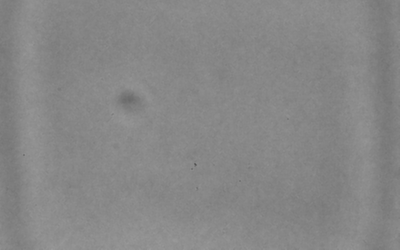
#> input picture example/Jin_17_01_56_002.tiff, 400 x 250 px
$ python cli.py --folder ../../example --output out.png
#> lines starting #> are read from the running program, lines starting #| are printed output that depends on the picture; after the words box and inside, x2 and y2 are one past the last pixel; in counts of white or black regions, pixels touching at a corner belong together
### src/bubbletrack/model/image_io.py
"""Image scanning, loading, normalisation and adaptive binarisation."""

from __future__ import annotations

import logging
import os
import re
from pathlib import Path

import cv2
import numpy as np

from bubbletrack.model.conventions import roi_to_slice

logger = logging.getLogger(__name__)


class ImageLoadError(Exception):
    """Raised when an image file cannot be loaded or is corrupted."""


# Supported extensions in priority order
_EXTENSIONS = (".tiff", ".tif", ".png", ".jpg", ".jpeg", ".bmp")

# Video file extensions
VIDEO_EXTS = {".avi", ".mp4", ".mov", ".mkv"}


def is_video_file(path: str) -> bool:
    """Return True if *path* has a recognised video extension."""
    return Path(path).suffix.lower() in VIDEO_EXTS


def _natural_sort_key(s: str):
    """Sort key that handles embedded numbers naturally."""
    return [
        int(part) if part.isdigit() else part.lower()
        for part in re.split(r"(\d+)", s)
    ]


def scan_folder(folder: str) -> list[str]:
    """Return sorted image paths from *folder*.

    Scans for the first extension group that has files, in priority order
    (tiff > tif > png > jpg > bmp).  Files are natural-sorted by name.

    Validates that *folder* is an existing directory and skips symlinked
    files during iteration to avoid following potentially unsafe links.
    """
    p = Path(folder).resolve()
    if not p.is_dir():
        logger.warning("Not a directory: %s", folder)
        return []

    folder_str = str(p)
    for ext in _EXTENSIONS:
        files = []
        for f in p.iterdir():
            if f.is_symlink():
                logger.warning("Skipping symlink: %s", f)
                continue
            if f.name.lower().endswith(ext):
                files.append(str(f))
        if files:
            files.sort(key=lambda fp: _natural_sort_key(os.path.basename(fp)))
            return files
    return []


# [8 lines left out: function detect_bit_depth, not called in this run]


class VideoFrameReader:
    """Lazy frame reader for video files using OpenCV VideoCapture."""

    # [7 lines left out: function __init__, not called in this run]

    @property
    def total_frames(self) -> int:
        return self._total

    @property
    def fps(self) -> float:
        return self._fps

    # [23 lines left out: functions read_frame, close, not called in this run]

    def __del__(self) -> None:
        self.close()


def normalize_frame(
    raw: np.ndarray,
    sensitivity: float,
    gridx: tuple[int, int],
    gridy: tuple[int, int],
    *,
    gaussian_sigma: float = 0.0,
    clahe_clip: float = 0.0,
) -> tuple[np.ndarray, np.ndarray, np.ndarray, np.ndarray]:
    """Normalise a raw greyscale frame, adaptive-threshold, and extract ROI.

    This is the core processing pipeline extracted from ``load_and_normalize``
    so that it can be reused with frames from any source (file, video, etc.).

    Parameters
    ----------
    raw : ndarray
        Raw greyscale image (uint8 or uint16, 2-D).
    sensitivity : float
        Adaptive threshold sensitivity in [0, 1].  Higher = more white.
    gridx : (row_start, row_end)
        1-indexed inclusive row bounds for the ROI.
    gridy : (col_start, col_end)
        1-indexed inclusive column bounds for the ROI.

    Returns
    -------
    cur_img : ndarray
        Full normalised greyscale image in [0, 1].
    cur_img_binary : ndarray
        Full binary image (bool).
    cur_img_roi : ndarray
        ROI slice of *cur_img*.
    cur_img_binary_roi : ndarray
        ROI slice of *cur_img_binary*.
    """
    # Convert to greyscale if needed
    if raw.ndim == 3:
        raw = cv2.cvtColor(raw, cv2.COLOR_BGR2GRAY)

    # Normalise to [0, 1]
    img_f = raw.astype(np.float64)
    img_min, img_max = img_f.min(), img_f.max()
    if img_max > img_min:
        cur_img = (img_f - img_min) / (img_max - img_min)
    else:
        cur_img = np.zeros_like(img_f)

    # Adaptive binarisation
    # MATLAB imbinarize 'adaptive' uses local mean with a sensitivity param.
    # sensitivity=0.5 is default (no offset).  Higher sensitivity -> more white.
    # block_size must be odd
    h, w = raw.shape[:2]
    block_size = int(np.ceil(min(h, w) / 16)) * 2 + 1
    block_size = max(block_size, 3)

    # For adaptive thresholding we need uint8 input
    if raw.dtype == np.uint16:
        raw_8 = (raw / 256).astype(np.uint8)
    else:
        raw_8 = raw.astype(np.uint8)

    # Pre-threshold filters
    if gaussian_sigma > 0:
        ksize = int(np.ceil(gaussian_sigma * 3)) * 2 + 1
        raw_8 = cv2.GaussianBlur(raw_8, (ksize, ksize), gaussian_sigma)

    if clahe_clip > 0:
        clahe = cv2.createCLAHE(clipLimit=clahe_clip, tileGridSize=(8, 8))
        raw_8 = clahe.apply(raw_8)

    # MATLAB: imbinarize(img, 'adaptive', 'Sensitivity', s)
    # OpenCV adaptiveThreshold: pixel > (mean - C) => 255
    # MATLAB offset maps: C = (sensitivity - 0.5) * range_per_block
    # Approximation: C ~ (sensitivity - 0.5) * 255
    c_val = (sensitivity - 0.5) * 255.0

    binary_8 = cv2.adaptiveThreshold(
        raw_8, 255,
        cv2.ADAPTIVE_THRESH_MEAN_C,
        cv2.THRESH_BINARY,
        block_size,
        c_val,  # OpenCV: pixel > (mean - C) => white; higher C => more white
    )
    cur_img_binary = binary_8 > 0

    # Extract ROI (1-indexed inclusive -> 0-indexed exclusive)
    rs, cs = roi_to_slice(gridx, gridy)
    cur_img_roi = cur_img[rs, cs]
    cur_img_binary_roi = cur_img_binary[rs, cs]

    return cur_img, cur_img_binary, cur_img_roi, cur_img_binary_roi


def load_and_normalize(
    image_path: str,
    sensitivity: float,
    gridx: tuple[int, int],
    gridy: tuple[int, int],
    *,
    gaussian_sigma: float = 0.0,
    clahe_clip: float = 0.0,
) -> tuple[np.ndarray, np.ndarray, np.ndarray, np.ndarray]:
    """Load an image, normalise to [0,1], adaptive-threshold, and extract ROI.

    Parameters
    ----------
    image_path : str
        Path to the image file.
    sensitivity : float
        Adaptive threshold sensitivity in [0, 1].  Higher = more white.
    gridx : (row_start, row_end)
        1-indexed inclusive row bounds for the ROI.
    gridy : (col_start, col_end)
        1-indexed inclusive column bounds for the ROI.

    Returns
    -------
    cur_img : ndarray
        Full normalised greyscale image in [0, 1].
    cur_img_binary : ndarray
        Full binary image (bool).
    cur_img_roi : ndarray
        ROI slice of *cur_img*.
    cur_img_binary_roi : ndarray
        ROI slice of *cur_img_binary*.
    """
    logger.debug("Loading image: %s", image_path)
    raw = cv2.imread(image_path, cv2.IMREAD_UNCHANGED)
    if raw is None:
        logger.warning("Cannot read image: %s", image_path)
        raise ImageLoadError(
            f"Cannot read image (file may be missing or corrupted): {image_path}"
        )

    return normalize_frame(
        raw, sensitivity, gridx, gridy,
        gaussian_sigma=gaussian_sigma, clahe_clip=clahe_clip,
    )


# ---------------------------------------------------------------------------
# Preprocessing utilities
# ---------------------------------------------------------------------------

# [53 lines left out: functions subtract_background, denoise_nlm, not called in this run]

### src/bubbletrack/model/detection.py
"""Bubble detection pipeline: expand, filter, label, crop, edge-detect."""

from __future__ import annotations

import numpy as np
from scipy import ndimage
from skimage import measure, morphology

from bubbletrack.model.constants import (
    MAX_AXIS_RATIO,
    MAX_ECCENTRICITY,
    MIN_HOLE_AREA,
)


def expand_binary_image(
    bw: np.ndarray,
    bubble_cross_edges: list[bool],
) -> np.ndarray:
    """Double the image in the first non-crossing direction, filled with True.

    Parameters
    ----------
    bw : 2-D bool array
        Binary ROI image.
    bubble_cross_edges : list of 4 bool
        ``[Top, Right, Down, Left]`` — True if the bubble crosses that edge.
    """
    h, w = bw.shape
    non_cross = [not e for e in bubble_cross_edges]
    # Find first non-crossing direction (1-indexed: 1=Top, 2=Right, 3=Down, 4=Left)
    direction = None
    for i, nc in enumerate(non_cross):
        if nc:
            direction = i + 1
            break
    if direction is None:
        direction = 1  # fallback: expand top

    if direction == 1:  # Top: original goes to bottom half
        expanded = np.ones((h * 2, w), dtype=bool)
        expanded[h:2 * h, :w] = bw
    elif direction == 2:  # Right: original goes to left half
        expanded = np.ones((h, w * 2), dtype=bool)
        expanded[:h, :w] = bw
    elif direction == 3:  # Down: original goes to top half
        expanded = np.ones((h * 2, w), dtype=bool)
        expanded[:h, :w] = bw
    elif direction == 4:  # Left: original goes to right half
        expanded = np.ones((h, w * 2), dtype=bool)
        expanded[:h, w:2 * w] = bw

    return expanded


def crop_expanded_image(
    expanded: np.ndarray,
    orig_rows: int,
    orig_cols: int,
    bubble_cross_edges: list[bool],
) -> np.ndarray:
    """Reverse :func:`expand_binary_image` — crop back to original size."""
    non_cross = [not e for e in bubble_cross_edges]
    direction = None
    for i, nc in enumerate(non_cross):
        if nc:
            direction = i + 1
            break
    if direction is None:
        direction = 1

    if direction == 1:
        return expanded[orig_rows:2 * orig_rows, :orig_cols]
    elif direction == 2:
        return expanded[:orig_rows, :orig_cols]
    elif direction == 3:
        return expanded[:orig_rows, :orig_cols]
    elif direction == 4:
        return expanded[:orig_rows, orig_cols:2 * orig_cols]


def detect_bubble(
    binary_roi: np.ndarray,
    bubble_cross_edges: list[bool],
    removing_factor: int,
    gridx: tuple[int, int],
    gridy: tuple[int, int],
    removing_obj_radius: int = 0,
    *,
    opening_radius: int = 0,
    closing_radius: int = 0,
) -> tuple[np.ndarray, np.ndarray]:
    """Detect a bubble boundary in *binary_roi*.

    Parameters
    ----------
    binary_roi : 2-D bool array
        Binary image of the ROI (True = foreground/white).
    bubble_cross_edges : list of 4 bool
        ``[Top, Right, Down, Left]``.
    removing_factor : int
        Min connected-component area to keep.
    gridx, gridy : (start, end)
        1-indexed ROI bounds for coordinate conversion.
    removing_obj_radius : int
        Disk radius for morphological closing (0 = skip).

    Returns
    -------
    processed : 2-D bool array
        Processed binary mask (original ROI size) of the detected bubble.
    edge_xy : ndarray of shape (N, 2)
        ``[row, col]`` edge coordinates in **full-image** space (1-indexed).
    """
    bw = binary_roi.astype(bool)
    orig_h, orig_w = bw.shape

    # Expand for edge-crossing bubbles
    expanded = expand_binary_image(bw, bubble_cross_edges)

    # Remove small connected white areas
    expanded = morphology.remove_small_objects(
        expanded, min_size=removing_factor,
    )

    # Optional morphological opening (remove bead spurs on edges)
    if opening_radius > 0:
        selem = morphology.disk(opening_radius)
        expanded = morphology.opening(expanded, selem)

    # Optional morphological closing (fill small holes, smooth boundary)
    effective_closing = closing_radius if closing_radius > 0 else removing_obj_radius
    if effective_closing > 1:
        selem = morphology.disk(effective_closing)
        expanded = morphology.closing(expanded, selem)
        expanded = ndimage.binary_fill_holes(expanded)

    # Invert: bubble interior (dark in original) becomes foreground
    inverted = ~expanded
    labels = measure.label(inverted)
    props = measure.regionprops(labels)

    if not props:
        # No regions found — return empty
        processed = np.zeros((orig_h, orig_w), dtype=bool)
        return processed, np.empty((0, 2), dtype=np.float64)

    # Filter by shape: reject elongated / eccentric blobs
    short_side = min(inverted.shape)
    valid_props = []
    for p in props:
        if p.axis_major_length > MAX_AXIS_RATIO * short_side:
            continue
        if p.axis_minor_length > 0 and (
            p.axis_major_length > MAX_ECCENTRICITY * p.axis_minor_length
        ):
            continue
        valid_props.append(p)

    if not valid_props:
        # Fallback: use the largest region without filtering
        valid_props = props

    # Keep the largest blob
    largest = max(valid_props, key=lambda p: p.area)
    blob_mask = labels == largest.label

    # Remove small holes inside the blob
    holes = ~blob_mask
    holes_cleaned = morphology.remove_small_objects(holes, min_size=MIN_HOLE_AREA)
    blob_mask = ~holes_cleaned

    # Crop back to original ROI size
    processed = crop_expanded_image(blob_mask, orig_h, orig_w, bubble_cross_edges)
    processed = processed.astype(bool)

    # Edge detection via morphological gradient (dilation XOR original)
    selem_3x3 = np.ones((3, 3), dtype=bool)
    dilated = morphology.dilation(processed, selem_3x3)
    edge_mask = dilated ^ processed
    rows, cols = np.where(edge_mask)

    # Convert to full-image 1-indexed coordinates
    edge_xy = np.column_stack([
        rows + gridx[0],
        cols + gridy[0],
    ]).astype(np.float64)

    return processed, edge_xy

### src/bubbletrack/logging_config.py
"""Logging configuration for BubbleTrack."""

from __future__ import annotations

import logging
import sys
from pathlib import Path

LOG_FORMAT = "%(asctime)s [%(levelname)s] %(name)s: %(message)s"
LOG_DATE_FORMAT = "%Y-%m-%d %H:%M:%S"


def setup_logging(*, level: int = logging.INFO, log_dir: Path | None = None) -> None:
    """Configure root logger with console + optional file handler."""
    root = logging.getLogger("bubbletrack")
    root.setLevel(level)

    # Console handler
    console = logging.StreamHandler(sys.stderr)
    console.setFormatter(logging.Formatter(LOG_FORMAT, LOG_DATE_FORMAT))
    root.addHandler(console)

    # File handler (optional)
    if log_dir is not None:
        log_dir.mkdir(parents=True, exist_ok=True)
        fh = logging.FileHandler(log_dir / "bubbletrack.log", encoding="utf-8")
        fh.setFormatter(logging.Formatter(LOG_FORMAT, LOG_DATE_FORMAT))
        root.addHandler(fh)

### src/bubbletrack/model/conventions.py
"""Index convention helpers.

Convention summary:
- Frame indices: 0-based internally, 1-based in UI display
- ROI bounds (gridx, gridy): 1-based inclusive (MATLAB convention)
  - gridx = (row_min, row_max), gridy = (col_min, col_max)
  - To slice NumPy arrays: img[gridx[0]-1 : gridx[1], gridy[0]-1 : gridy[1]]
- Edge coordinates from detection: 1-based (row, col) in full image space
- Circle fit input/output: same coordinate space as edge coordinates
"""

from __future__ import annotations


# [16 lines left out: function clamp_roi, not called in this run]


def roi_to_slice(
    gridx: tuple[int, int], gridy: tuple[int, int]
) -> tuple[slice, slice]:
    """Convert 1-based inclusive ROI bounds to NumPy slices.

    Parameters
    ----------
    gridx : (row_min, row_max)
        1-based inclusive row bounds.
    gridy : (col_min, col_max)
        1-based inclusive column bounds.

    Returns
    -------
    (row_slice, col_slice)
        Slices suitable for ``img[row_slice, col_slice]``.
    """
    return slice(gridx[0] - 1, gridx[1]), slice(gridy[0] - 1, gridy[1])


def frame_to_display(idx: int) -> int:
    """Convert 0-based frame index to 1-based display number."""
    return idx + 1


def display_to_frame(display_num: int) -> int:
    """Convert 1-based display number to 0-based frame index."""
    return display_num - 1

### src/bubbletrack/cli.py
"""Command-line interface for headless batch bubble radius fitting."""

from __future__ import annotations

import argparse
import logging
import sys
from pathlib import Path

import numpy as np

from bubbletrack.logging_config import setup_logging
from bubbletrack.model.circle_fit import circle_fit_taubin
from bubbletrack.model.detection import detect_bubble
from bubbletrack.model.export import export_csv, export_excel, export_r_data
from bubbletrack.model.image_io import (
    load_and_normalize,
    scan_folder,
)

logger = logging.getLogger(__name__)


def _parse_args(argv: list[str] | None = None) -> argparse.Namespace:
    """Build the argument parser and return parsed arguments."""
    parser = argparse.ArgumentParser(
        prog="bubbletrack-cli",
        description="BubbleTrack -- headless batch bubble radius fitting",
    )
    parser.add_argument(
        "--folder", required=True,
        help="Image folder path",
    )
    parser.add_argument(
        "--threshold", type=float, default=0.5,
        help="Adaptive threshold sensitivity [0-1] (default: 0.5)",
    )
    parser.add_argument(
        "--rf", type=int, default=90,
        help="Removing factor [0-100] (default: 90)",
    )
    parser.add_argument(
        "--roi", nargs=4, type=int,
        metavar=("R0", "R1", "C0", "C1"),
        help="ROI bounds: row_start row_end col_start col_end (1-indexed inclusive)",
    )
    parser.add_argument(
        "--edges", nargs=4, type=int, default=[0, 0, 0, 0],
        metavar=("T", "R", "D", "L"),
        help="Bubble crosses edge flags: top right down left (0 or 1)",
    )
    parser.add_argument(
        "--output", required=True,
        help="Output file path (.mat / .csv / .xlsx)",
    )
    parser.add_argument(
        "--fps", type=float, default=1e6,
        help="Frames per second for time column (default: 1e6)",
    )
    parser.add_argument(
        "--scale", type=float, default=3.2,
        help="Micrometres per pixel (default: 3.2)",
    )
    parser.add_argument(
        "--format", choices=["mat", "csv", "xlsx"], default=None,
        help="Output format (auto-detected from extension if omitted)",
    )
    parser.add_argument(
        "--verbose", "-v", action="store_true",
        help="Enable debug-level logging",
    )
    return parser.parse_args(argv)


# [6 lines left out: function _detect_format, not called in this run]


def _resolve_roi(
    args: argparse.Namespace,
    images: list[str],
) -> tuple[tuple[int, int], tuple[int, int]]:
    """Return (gridx, gridy) ROI bounds from args or full-image fallback."""
    if args.roi:
        return (args.roi[0], args.roi[1]), (args.roi[2], args.roi[3])

    # Use full image dimensions from the first frame
    import cv2
    sample = cv2.imread(images[0], cv2.IMREAD_UNCHANGED)
    if sample is not None:
        h, w = sample.shape[:2]
        return (1, h), (1, w)
    return (1, 9999), (1, 9999)


def _process_frames(
    images: list[str],
    threshold: float,
    gridx: tuple[int, int],
    gridy: tuple[int, int],
    edges: tuple[bool, bool, bool, bool],
    rf: int,
    verbose: bool,
) -> tuple[np.ndarray, np.ndarray, list]:
    """Run detection + circle fitting on all frames.

    Returns (radius, centers, edge_pts).
    """
    n = len(images)
    radius = np.full(n, -1.0)
    centers = np.full((n, 2), np.nan)
    edge_pts: list[np.ndarray | None] = [None] * n

    for i, img_path in enumerate(images):
        try:
            _, _, _, binary_roi = load_and_normalize(
                img_path, threshold, gridx, gridy,
            )
            _, edge_xy = detect_bubble(
                binary_roi, list(edges), rf, gridx, gridy,
            )
            if edge_xy is not None and len(edge_xy) >= 3:
                rc, cc, r = circle_fit_taubin(edge_xy)
                radius[i] = r
                centers[i] = [rc, cc]
                edge_pts[i] = edge_xy
        except Exception as exc:
            if verbose:
                print(f"Frame {i + 1}: {exc}", file=sys.stderr)

        if (i + 1) % 50 == 0 or i == n - 1:
            print(f"Processed {i + 1}/{n} frames")

    return radius, centers, edge_pts


# [16 lines left out: function _write_output, not called in this run]


def main(argv: list[str] | None = None) -> None:
    """Entry point for the CLI."""
    args = _parse_args(argv)

    log_level = logging.DEBUG if args.verbose else logging.INFO
    setup_logging(level=log_level)

    images = scan_folder(args.folder)
    if not images:
        print(f"No images found in {args.folder}", file=sys.stderr)
        sys.exit(1)

    gridx, gridy = _resolve_roi(args, images)
#> in _resolve_roi, sample is the input picture: shape (250, 400) uint16; min 20224, max 39616, mean 34614.8
    edges = tuple(bool(e) for e in args.edges)

    radius, centers, edge_pts = _process_frames(
        images, args.threshold, gridx, gridy, edges, args.rf, args.verbose,
    )
#> in normalize_frame, `img_f = raw.astype(np.float64)`:
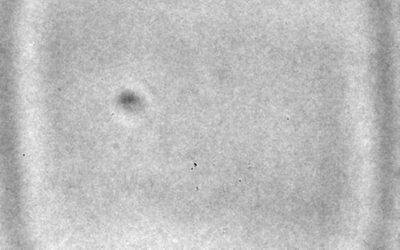
#> img_f: shape (250, 400) float64; min 20224, max 39616, mean 34614.8; drawn with min black and max white
#> in normalize_frame, `img_min, img_max = img_f.min(), img_f.max()`: img_min = 20224; img_max = 39616
#> in normalize_frame, `binary_8 = cv2.adaptiveThreshold( raw_8, 255, cv2.ADAPTIVE_THRESH_MEAN..`:
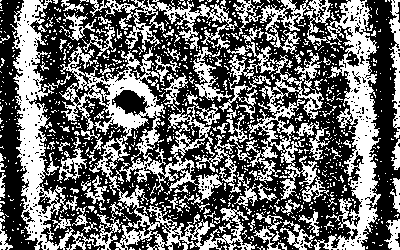
#> binary_8: shape (250, 400); 41.7% white; 955 white regions (850 under 20 px), largest, box (x1, y1, x2, y2) and area: (59, 46, 257, 250) 8939, (10, 0, 123, 250) 6298, (314, 0, 381, 250) 5759
#> in expand_binary_image, `expanded[h:2 * h, :w] = bw`:
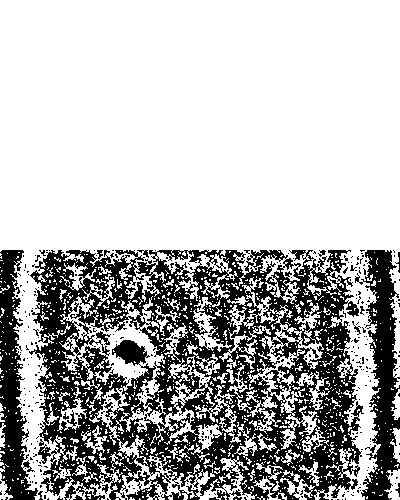
#> expanded: shape (500, 400) bool; 70.8% white; 381 black regions (366 under 20 px), largest, box (x1, y1, x2, y2) and area: (29, 250, 364, 500) 46760, (355, 250, 400, 500) 5357, (0, 250, 38, 500) 4709
#> in detect_bubble, `expanded = morphology.remove_small_objects( expanded, min_size=removin..`:
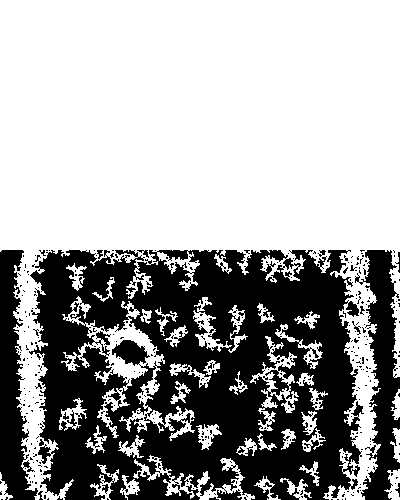
#> expanded: shape (500, 400) bool; 63.8% white; 363 black regions (349 under 20 px), largest, box (x1, y1, x2, y2) and area: (29, 250, 364, 500) 60175, (355, 250, 400, 500) 5633, (0, 250, 38, 500) 5179
#> in detect_bubble, `labels = measure.label(inverted)`:
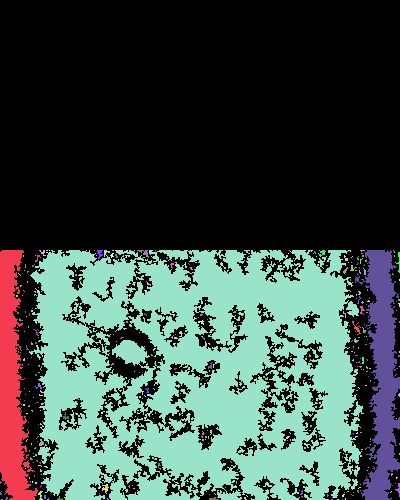
#> labels: shape (500, 400) int32; 364 distinct labels, from 0 to 363; one colour per label, 0 black
#> in detect_bubble, `props = measure.regionprops(labels)`: props = 363 regions; largest, box (x1, y1, x2, y2) and area: (29, 250, 364, 500) 60175, (355, 250, 400, 500) 5633, (0, 250, 38, 500) 5179, (137, 250, 149, 258) 37, (102, 484, 109, 494) 36
#> after the loop in detect_bubble, `for p in props:`: valid_props = 244 regions; largest, box (x1, y1, x2, y2) and area: (29, 250, 364, 500) 60175, (102, 484, 109, 494) 36, (318, 250, 326, 257) 28, (63, 412, 69, 420) 23, (39, 439, 44, 446) 23
#> in detect_bubble, `blob_mask = labels == largest.label`:
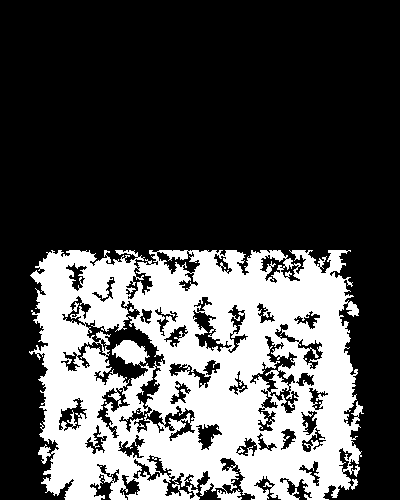
#> blob_mask: shape (500, 400) bool; 30.1% white; 1 white region, box (x1, y1, x2, y2) and area: (29, 250, 364, 500) 60175
#> (the rest of the program and of its run is left out)
